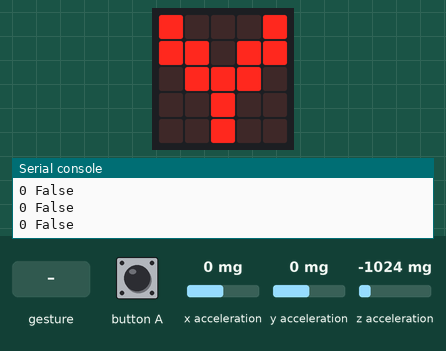
The program below on a simulated BBC micro:bit running MicroPython. Shown: the board's 5×5 LED display, the last lines printed to the serial console. Inputs (shaded band) come from the test bench; at power-on: x acceleration 0 mg, y acceleration 0 mg, z acceleration -1024 mg. A tilt is held for 1.5 s and a shake lasts 1 s, then the board lies face up again.

Above: at 1.2 s.
1.3 s: x acceleration set to -1440 mg
At 2.1 s:
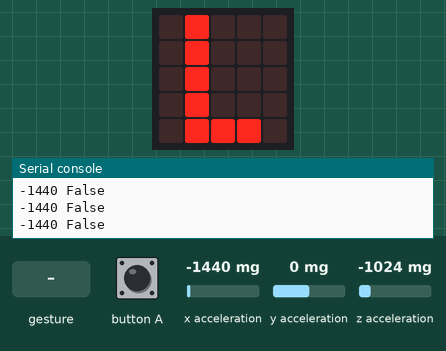
2.9 s: gesture 'right'
At 3.9 s:
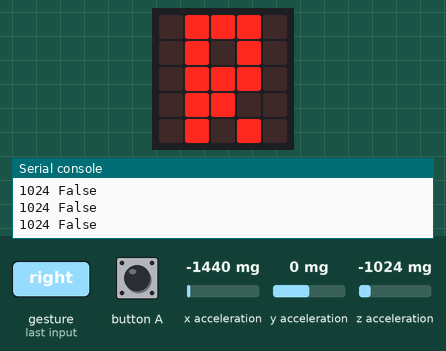
7.5 s: x acceleration set to 0 mg
At 8.8 s:
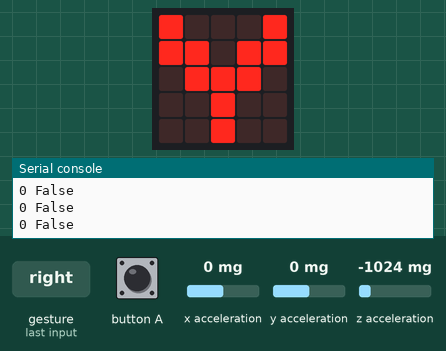
9.1 s: x acceleration set to 1440 mg
At 9.6 s:
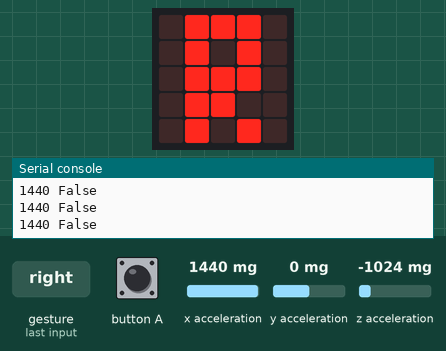
Timing chart, 0 to 11.7 s (numbered marks = the images above; inputs shaded):
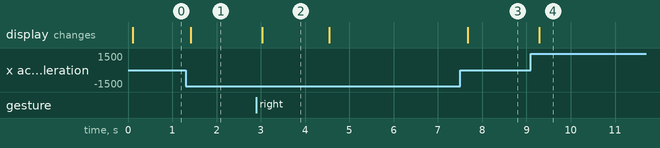

The program:

codMicrobit.py
```python
from microbit import *

buttonA = ""

right = Image("09990:"
             "09090:"
             "09990:"
             "09900:"
             "09090")

left = Image("09000:"
             "09000:"
             "09000:"
             "09000:"
             "09990")

shooter = Image("90009:"
             "99099:"
             "09990:"
             "00900:"
             "00900")

while True:
    a = accelerometer.get_values()
    if button_a.is_pressed():
        buttonA = "True"
    else:
        buttonA = "False"
    print(a[0],buttonA)
    gesture = accelerometer.current_gesture()
    if gesture == "face up":
        display.show(shooter)
    elif gesture == "right":
        display.show(right)
    elif gesture == "left":
        display.show(left)
    else:
        pass
    sleep(100)
```

Measured:
- after the input at 1.3 s, the display: changes after 0.11 s (image 1)
- after the input at 2.9 s, the display: changes after 0.13 s (image 2)
- after the input at 7.5 s, the display: changes after 0.17 s (image 3)
- after the input at 9.1 s, the display: changes after 0.19 s (image 4)
- what the display in image 2 shows lasts 1.5 s, from 3.0 s to 4.5 s
